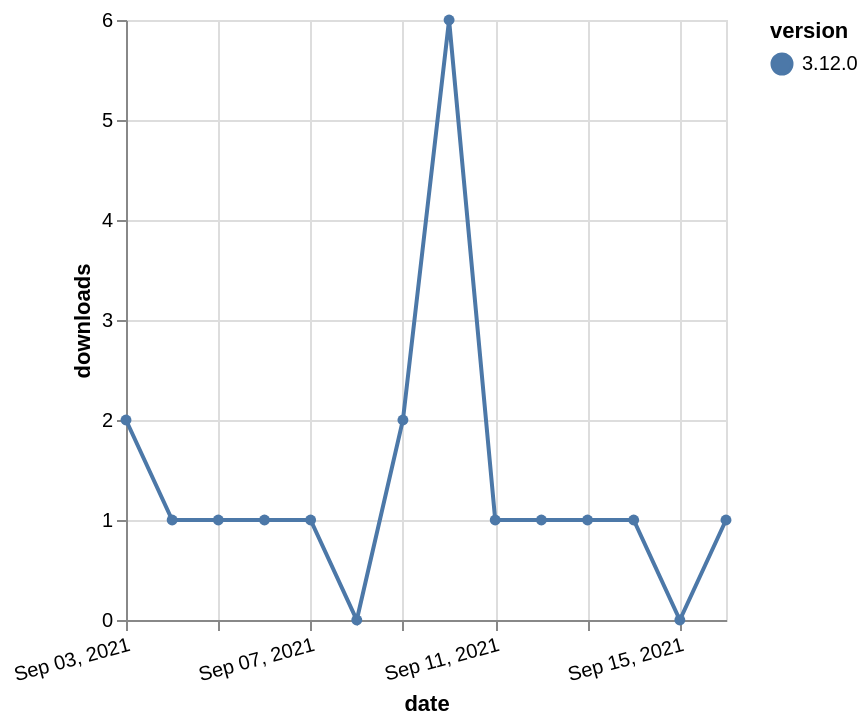

The specification (Vega-Lite) saved for this image:
### Vega-Lite specification from a JSON file in a GitHub repository (floating-point values rounded to 4 significant figures)
{"$schema": "https://vega.github.io/schema/vega-lite/v5.json", "description": "A simple bar chart with embedded data.", "data": {"values": [{"date": "2021-09-03", "total": 560, "delta": 2, "version": "3.12.0"}, {"date": "2021-09-04", "total": 561, "delta": 1, "version": "3.12.0"}, {"date": "2021-09-05", "total": 562, "delta": 1, "version": "3.12.0"}, {"date": "2021-09-06", "total": 563, "delta": 1, "version": "3.12.0"}, {"date": "2021-09-07", "total": 564, "delta": 1, "version": "3.12.0"}, {"date": "2021-09-08", "total": 564, "delta": 0, "version": "3.12.0"}, {"date": "2021-09-09", "total": 566, "delta": 2, "version": "3.12.0"}, {"date": "2021-09-10", "total": 572, "delta": 6, "version": "3.12.0"}, {"date": "2021-09-11", "total": 573, "delta": 1, "version": "3.12.0"}, {"date": "2021-09-12", "total": 574, "delta": 1, "version": "3.12.0"}, {"date": "2021-09-13", "total": 575, "delta": 1, "version": "3.12.0"}, {"date": "2021-09-14", "total": 576, "delta": 1, "version": "3.12.0"}, {"date": "2021-09-15", "total": 576, "delta": 0, "version": "3.12.0"}, {"date": "2021-09-16", "total": 577, "delta": 1, "version": "3.12.0"}]}, "width": "container", "mark": {"type": "line", "point": {"filled": true}}, "encoding": {"x": {"field": "date", "type": "temporal", "timeUnit": "yearmonthdate", "title": "date", "axis": {"labelAngle": -15}}, "y": {"field": "delta", "type": "quantitative", "title": "downloads"}, "color": {"field": "version", "type": "nominal"}, "tooltip": {"field": "delta"}}}
